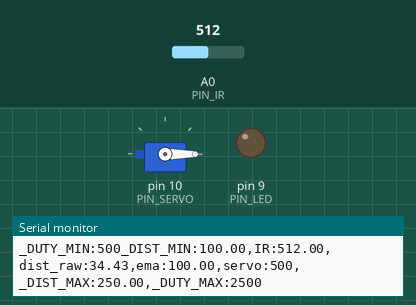
The sketch below on a simulated Arduino Uno, built with avr-gcc and run on an emulated ATmega328P. Shown: servo, output pins drawn as LEDs (lit = HIGH), the last lines printed to the serial monitor. The inputs (shaded band) are chosen by the test bench; at power-on: A0 (PIN_IR) = 512.

Above: at 1.2 s.
1.3 s: A0 (PIN_IR) set to 356
2.8 s: A0 (PIN_IR) set to 335
At 3.8 s:
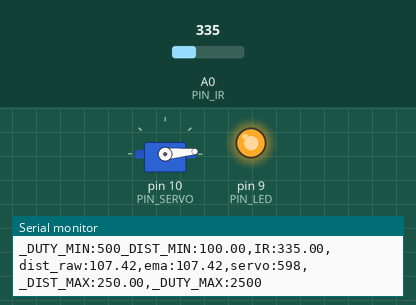
4.3 s: A0 (PIN_IR) set to 306
At 4.9 s:
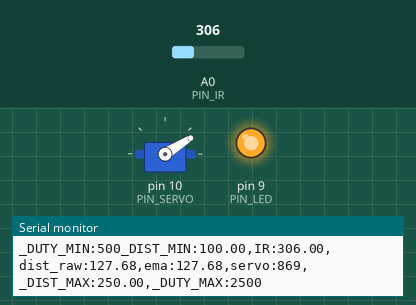
5.9 s: A0 (PIN_IR) set to 240
At 7.1 s:
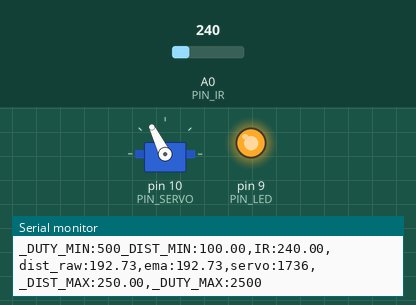
7.5 s: A0 (PIN_IR) set to 122
At 8.4 s:
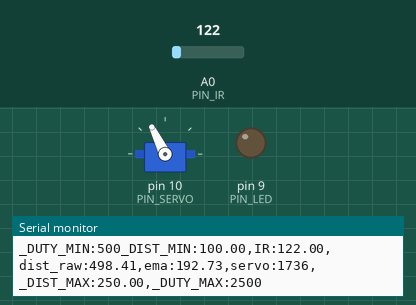
Timing chart, 0 to 10.0 s (numbered marks = the images above; inputs shaded):
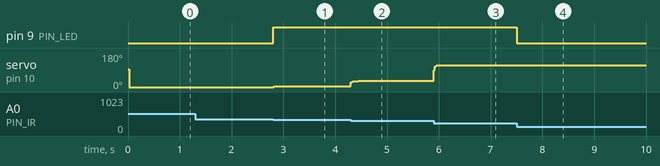

Measured:
- the behaviour switches between 348 and 347 on A0 (PIN_IR) (found by bisection; images 0 and 1)
- after the input at 2.8 s, pin 9 (PIN_LED): LOW → HIGH at once; servo on pin 10 (PIN_SERVO): 0° → 5° at once
- after the input at 4.3 s, servo on pin 10 (PIN_SERVO): 5° → 31° at once, → 32° 0.14 s later
- after the input at 5.9 s, servo on pin 10 (PIN_SERVO): 32° → 116° at once
- after the input at 7.5 s, pin 9 (PIN_LED): HIGH → LOW at once

The sketch:

17_example_3.ino
```cpp
#include <Servo.h>

// Arduino pin assignment

#define PIN_IR    0         // IR sensor at Pin A0
#define PIN_LED   9
#define PIN_SERVO 10

#define _DUTY_MIN 500  // servo full clock-wise position (0 degree)
#define _DUTY_NEU 1500 // servo neutral position (90 degree)
#define _DUTY_MAX 2500  // servo full counter-clockwise position (180 degree)

#define _DIST_MIN  100.0   // minimum distance 100mm
#define _DIST_MAX  250.0   // maximum distance 250mm

#define EMA_ALPHA  0.7      // for EMA Filter

#define LOOP_INTERVAL 20  // Loop Interval (unit: msec)

Servo myservo;
unsigned long last_loop_time;   // unit: msec

float dist_prev = _DIST_MIN;
float dist_ema = _DIST_MIN;

void setup()
{
  pinMode(PIN_LED, OUTPUT);

  myservo.attach(PIN_SERVO);
  myservo.writeMicroseconds(_DUTY_NEU);

  Serial.begin(1000000);    // 1,000,000 bps
}

void loop()
{
  unsigned long time_curr = millis();
  int duty;
  float a_value, dist_raw;

  // wait until next event time
  if (time_curr < (last_loop_time + LOOP_INTERVAL))
    return;
  last_loop_time += LOOP_INTERVAL;

  a_value = analogRead(PIN_IR);
  dist_raw= (6762.0/(a_value-9)-4.0)*10.0 -60.0;

  if(dist_raw >= _DIST_MIN && dist_raw <= _DIST_MAX){
    digitalWrite(PIN_LED, HIGH);
    dist_ema = EMA_ALPHA * dist_raw + (1-EMA_ALPHA) * dist_prev;
    dist_prev = dist_ema;
  } else {
    digitalWrite(PIN_LED, LOW);
    dist_ema = dist_prev;
  }

  duty = _DUTY_MIN + (dist_ema - _DIST_MIN) * (_DUTY_MAX - _DUTY_MIN) / (_DIST_MAX - _DIST_MIN);

  myservo.writeMicroseconds(duty);

  Serial.print("_DUTY_MIN:");  Serial.print(_DUTY_MIN);
  Serial.print("_DIST_MIN:");  Serial.print(_DIST_MIN);
  Serial.print(",IR:");        Serial.print(a_value);
  Serial.print(",dist_raw:");  Serial.print(dist_raw);
  Serial.print(",ema:");       Serial.print(dist_ema);
  Serial.print(",servo:");     Serial.print(duty);
  Serial.print(",_DIST_MAX:"); Serial.print(_DIST_MAX);
  Serial.print(",_DUTY_MAX:"); Serial.print(_DUTY_MAX);
  Serial.println("");
}
```
